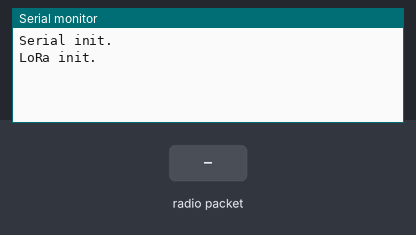
A sketch run on a simulated ESP32. On the bench: the last lines printed to the serial monitor. The inputs (shaded band) are chosen by the test bench.

Above: at 2.2 s.
2.3 s: radio packet "1" arrives
At 3.1 s:
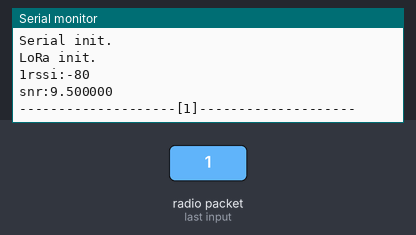
3.8 s: radio packet "0" arrives
At 4.2 s:
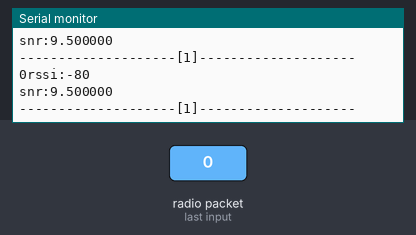
5.3 s: radio packet "2" arrives
At 6.6 s:
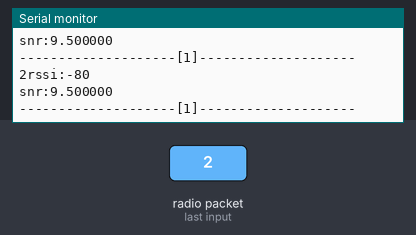

The sketch:

Groundstation.ino
```cpp
/*
  ESP32 - Wireless stick program to act as a ground station to the CubeCell GPS payload.
  To receive data from payload through LoRa and write to a text file, make sure to:
  - Validate that the LoRa parameters are the same as the payload.
  - Run this program without opening the serial monitor, then promptly run textify.py
*/

#include "heltec.h"
#define BAND    437250000

void setup()
{
  Heltec.begin(false /* Display */,
  true /* LoRa */,
  true /*Serial Enable*/,
  true /* PABOOST */,
  BAND /* LORA FREQ*/);

  Serial.begin(115200);
  Serial.println("Serial init.");

  LoRa.setSpreadingFactor(10);
  LoRa.setSignalBandwidth(125E3);
  LoRa.setCodingRate4(5);
  LoRa.setSyncWord(0x12);
  LoRa.setPreambleLength(8);
  LoRa.receive();
  Serial.println("LoRa init.");

  delay(1000);
}

void loop()
{
  /* Try to parse packet */
  int packetSize = LoRa.parsePacket();
  if (packetSize > 0)
  {
    /* Size > 0 ---> Got packet*/

    /* Print to serial*/
    while (LoRa.available())
    {
      char c = (char)LoRa.read();
      Serial.print(c);
    }
    Serial.printf("rssi:%d\n", LoRa.packetRssi());
    Serial.printf("snr:%f", LoRa.packetSnr());
    Serial.printf("\n--------------------[%d]--------------------\n", packetSize);
  }
}
```

Measured:
- after the input at 2.3 s, the serial monitor: prints a new line at once (image 1)
- after the input at 3.8 s, the serial monitor: prints a new line at once (image 2)
- after the input at 5.3 s, the serial monitor: prints a new line at once (image 3)
